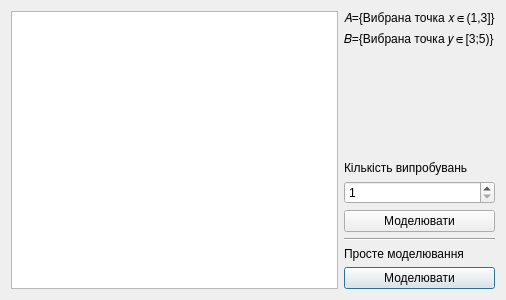
<?xml version="1.0" encoding="UTF-8"?>
<ui version="4.0">
 <class>ExampleOne</class>
 <widget class="QDialog" name="ExampleOne">
  <property name="geometry">
   <rect>
    <x>0</x>
    <y>0</y>
    <width>506</width>
    <height>300</height>
   </rect>
  </property>
  <property name="windowTitle">
   <string>Приклад 1</string>
  </property>
  <property name="whatsThis">
   <string>&lt;html&gt;&lt;head/&gt;&lt;body&gt;&lt;p&gt;&lt;span style=&quot; font-size:18pt;&quot;&gt;Для роботи натисніть кнопку Моделювати або клавішу Enter.&lt;/span&gt;&lt;/p&gt;&lt;/body&gt;&lt;/html&gt;</string>
  </property>
  <layout class="QGridLayout" name="gridLayout">
   <item row="0" column="0" rowspan="9">
    <widget class="QGraphicsView" name="graphicsView"/>
   </item>
   <item row="0" column="1">
    <widget class="QLabel" name="label">
     <property name="text">
      <string>𝐴={Вибрана точка 𝑥∈(1,3]}</string>
     </property>
    </widget>
   </item>
   <item row="1" column="1">
    <widget class="QLabel" name="label_2">
     <property name="text">
      <string>𝐵={Вибрана точка 𝑦∈[3;5)}</string>
     </property>
    </widget>
   </item>
   <item row="2" column="1">
    <spacer name="verticalSpacer">
     <property name="orientation">
      <enum>Qt::Vertical</enum>
     </property>
     <property name="sizeHint" stdset="0">
      <size>
       <width>20</width>
       <height>212</height>
      </size>
     </property>
    </spacer>
   </item>
   <item row="8" column="1">
    <widget class="QPushButton" name="pushButton">
     <property name="text">
      <string>Моделювати</string>
     </property>
     <property name="shortcut">
      <string>Return</string>
     </property>
    </widget>
   </item>
   <item row="5" column="1">
    <widget class="QPushButton" name="pushButton_2">
     <property name="text">
      <string>Моделювати</string>
     </property>
    </widget>
   </item>
   <item row="3" column="1">
    <widget class="QLabel" name="label_3">
     <property name="text">
      <string>Кількість випробувань</string>
     </property>
    </widget>
   </item>
   <item row="4" column="1">
    <widget class="QSpinBox" name="spinBox">
     <property name="minimum">
      <number>1</number>
     </property>
     <property name="maximum">
      <number>999999999</number>
     </property>
    </widget>
   </item>
   <item row="6" column="1">
    <widget class="Line" name="line">
     <property name="orientation">
      <enum>Qt::Horizontal</enum>
     </property>
    </widget>
   </item>
   <item row="7" column="1">
    <widget class="QLabel" name="label_4">
     <property name="text">
      <string>Просте моделювання</string>
     </property>
    </widget>
   </item>
  </layout>
 </widget>
 <resources/>
 <connections/>
</ui>
